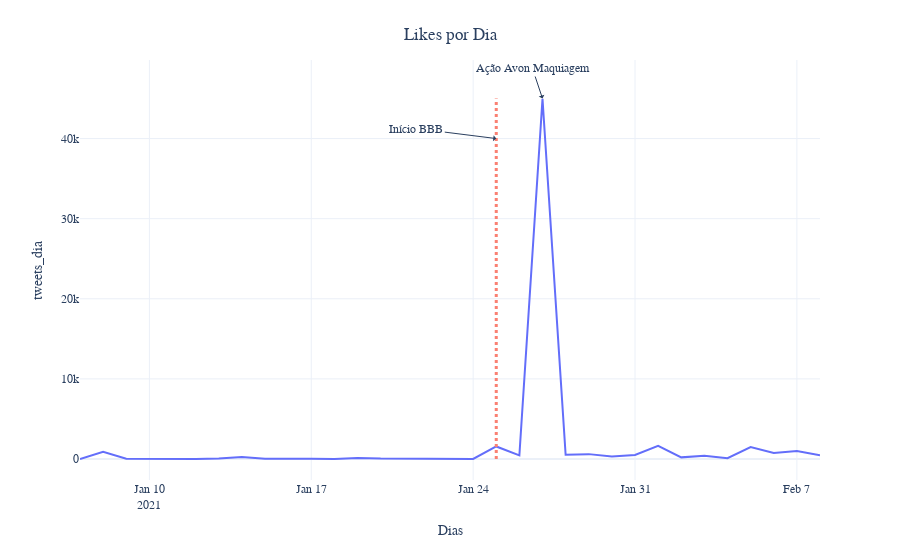

Here is the notebook cell this chart was saved with:
### Code cell
fig = px.line(retweets_day, y='tweets_dia', template='plotly_white',labels={
    "dates" : "Dias",
    "value" : "Total"
})
fig.add_shape(
    type="line", line_color="salmon", line_width=3, opacity=1, line_dash="dot",
    x0='2021-01-25', x1='2021-01-25', y0=0, y1=45000
)
fig.update_layout( # customize font and legend orientation & position
    font_family="Rockwell",
    showlegend=False,
    title={
    'text' : 'Likes por Dia',
    'y': 0.95,
    'x': 0.5
    }
)
fig.add_annotation(
    text="Ação Avon Maquiagem", x='2021-01-27', y=45000, arrowhead=1, showarrow=True
)
fig.add_annotation(
    text="Início BBB", x='2021-01-25', y=40000, arrowhead=1, showarrow=True,     
    ax=-80,
    ay=-10
)

### Figure 1 — Plotly figure (JSON) as saved in the notebook; plotly's stock layout.template omitted (floating-point values rounded to 4 significant figures)
{"data": [{"hovertemplate": "Dias=%{x}<br>tweets_dia=%{y}<extra></extra>", "legendgroup": "", "line": {"color": "#636efa", "dash": "solid"}, "mode": "lines", "name": "", "orientation": "v", "showlegend": false, "type": "scatter", "x": ["2021-01-07", "2021-01-08", "2021-01-09", "2021-01-10", "2021-01-11", "2021-01-12", "2021-01-13", "2021-01-14", "2021-01-15", "2021-01-16", "2021-01-17", "2021-01-18", "2021-01-19", "2021-01-20", "2021-01-21", "2021-01-22", "2021-01-24", "2021-01-25", "2021-01-26", "2021-01-27", "2021-01-28", "2021-01-29", "2021-01-30", "2021-01-31", "2021-02-01", "2021-02-02", "2021-02-03", "2021-02-04", "2021-02-05", "2021-02-06", "2021-02-07", "2021-02-08"], "xaxis": "x", "y": [1, 909, 24, 9, 17, 6, 63, 238, 39, 62, 23, 12, 132, 50, 27, 48, 2, 1566, 446, 44976, 535, 609, 309, 511, 1649, 205, 409, 95, 1495, 763, 1005, 457], "yaxis": "y"}], "layout": {"annotations": [{"arrowhead": 1, "showarrow": true, "text": "Ação Avon Maquiagem", "x": "2021-01-27", "y": 45000}, {"arrowhead": 1, "ax": -80, "ay": -10, "showarrow": true, "text": "Início BBB", "x": "2021-01-25", "y": 40000}], "font": {"family": "Rockwell"}, "legend": {"tracegroupgap": 0}, "margin": {"t": 60}, "shapes": [{"line": {"color": "salmon", "dash": "dot", "width": 3}, "opacity": 1, "type": "line", "x0": "2021-01-25", "x1": "2021-01-25", "y0": 0, "y1": 45000}], "showlegend": false, "title": {"text": "Likes por Dia", "x": 0.5, "y": 0.95}, "xaxis": {"anchor": "y", "domain": [0, 1], "title": {"text": "Dias"}}, "yaxis": {"anchor": "x", "domain": [0, 1], "title": {"text": "tweets_dia"}}}}
